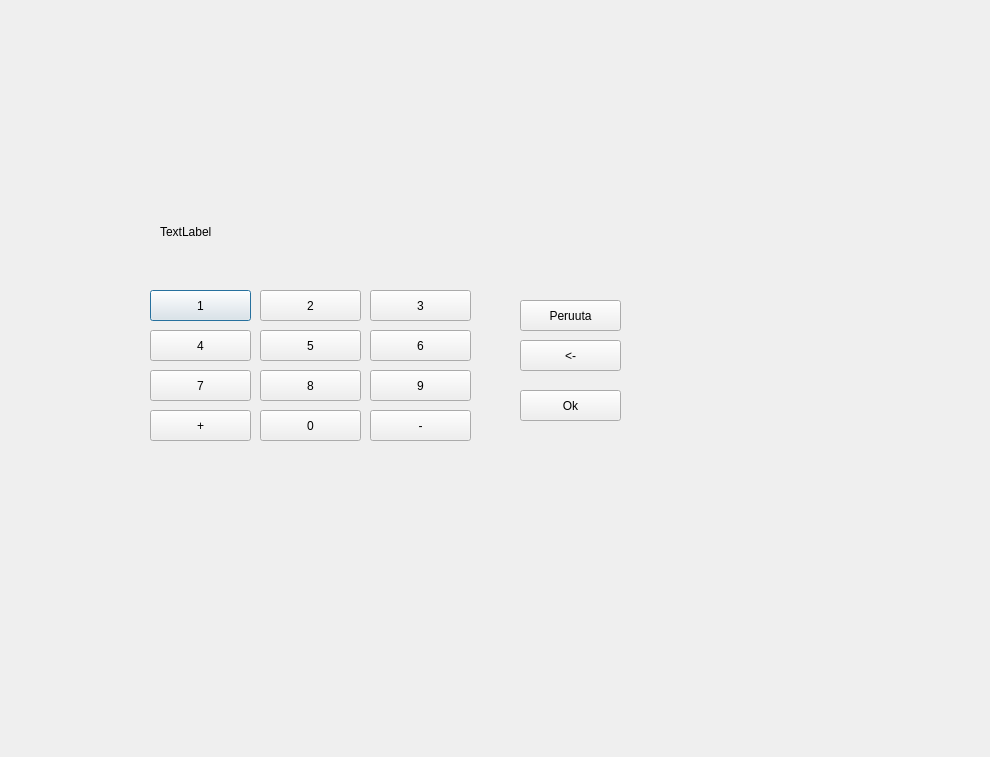
<?xml version="1.0" encoding="UTF-8"?>
<ui version="4.0">
 <class>Pinkoodi</class>
 <widget class="QDialog" name="Pinkoodi">
  <property name="geometry">
   <rect>
    <x>0</x>
    <y>0</y>
    <width>990</width>
    <height>757</height>
   </rect>
  </property>
  <property name="windowTitle">
   <string>Dialog</string>
  </property>
  <widget class="QPushButton" name="pushButton_1">
   <property name="geometry">
    <rect>
     <x>150</x>
     <y>290</y>
     <width>101</width>
     <height>31</height>
    </rect>
   </property>
   <property name="text">
    <string>1</string>
   </property>
  </widget>
  <widget class="QPushButton" name="pushButton_2">
   <property name="geometry">
    <rect>
     <x>260</x>
     <y>290</y>
     <width>101</width>
     <height>31</height>
    </rect>
   </property>
   <property name="text">
    <string>2</string>
   </property>
  </widget>
  <widget class="QPushButton" name="pushButton_3">
   <property name="geometry">
    <rect>
     <x>370</x>
     <y>290</y>
     <width>101</width>
     <height>31</height>
    </rect>
   </property>
   <property name="text">
    <string>3</string>
   </property>
  </widget>
  <widget class="QPushButton" name="pushButton_4">
   <property name="geometry">
    <rect>
     <x>150</x>
     <y>330</y>
     <width>101</width>
     <height>31</height>
    </rect>
   </property>
   <property name="text">
    <string>4</string>
   </property>
  </widget>
  <widget class="QPushButton" name="pushButton_5">
   <property name="geometry">
    <rect>
     <x>260</x>
     <y>330</y>
     <width>101</width>
     <height>31</height>
    </rect>
   </property>
   <property name="text">
    <string>5</string>
   </property>
  </widget>
  <widget class="QPushButton" name="pushButton_6">
   <property name="geometry">
    <rect>
     <x>370</x>
     <y>330</y>
     <width>101</width>
     <height>31</height>
    </rect>
   </property>
   <property name="text">
    <string>6</string>
   </property>
  </widget>
  <widget class="QPushButton" name="pushButton_7">
   <property name="geometry">
    <rect>
     <x>150</x>
     <y>370</y>
     <width>101</width>
     <height>31</height>
    </rect>
   </property>
   <property name="text">
    <string>7</string>
   </property>
  </widget>
  <widget class="QPushButton" name="pushButton_8">
   <property name="geometry">
    <rect>
     <x>260</x>
     <y>370</y>
     <width>101</width>
     <height>31</height>
    </rect>
   </property>
   <property name="text">
    <string>8</string>
   </property>
  </widget>
  <widget class="QPushButton" name="pushButton_9">
   <property name="geometry">
    <rect>
     <x>370</x>
     <y>370</y>
     <width>101</width>
     <height>31</height>
    </rect>
   </property>
   <property name="text">
    <string>9</string>
   </property>
  </widget>
  <widget class="QPushButton" name="pushButton_Plus">
   <property name="geometry">
    <rect>
     <x>150</x>
     <y>410</y>
     <width>101</width>
     <height>31</height>
    </rect>
   </property>
   <property name="text">
    <string>+</string>
   </property>
  </widget>
  <widget class="QPushButton" name="pushButton_0">
   <property name="geometry">
    <rect>
     <x>260</x>
     <y>410</y>
     <width>101</width>
     <height>31</height>
    </rect>
   </property>
   <property name="text">
    <string>0</string>
   </property>
  </widget>
  <widget class="QPushButton" name="pushButton_Miinus">
   <property name="geometry">
    <rect>
     <x>370</x>
     <y>410</y>
     <width>101</width>
     <height>31</height>
    </rect>
   </property>
   <property name="text">
    <string>-</string>
   </property>
  </widget>
  <widget class="QLabel" name="label">
   <property name="geometry">
    <rect>
     <x>160</x>
     <y>201</y>
     <width>301</width>
     <height>61</height>
    </rect>
   </property>
   <property name="text">
    <string>TextLabel</string>
   </property>
  </widget>
  <widget class="QPushButton" name="pushButton_Peruuta">
   <property name="geometry">
    <rect>
     <x>520</x>
     <y>300</y>
     <width>101</width>
     <height>31</height>
    </rect>
   </property>
   <property name="text">
    <string>Peruuta</string>
   </property>
  </widget>
  <widget class="QPushButton" name="pushButton_Pyyhi">
   <property name="geometry">
    <rect>
     <x>520</x>
     <y>340</y>
     <width>101</width>
     <height>31</height>
    </rect>
   </property>
   <property name="text">
    <string>&lt;-</string>
   </property>
  </widget>
  <widget class="QPushButton" name="pushButton_Ok">
   <property name="geometry">
    <rect>
     <x>520</x>
     <y>390</y>
     <width>101</width>
     <height>31</height>
    </rect>
   </property>
   <property name="text">
    <string>Ok</string>
   </property>
  </widget>
 </widget>
 <resources/>
 <connections/>
</ui>
